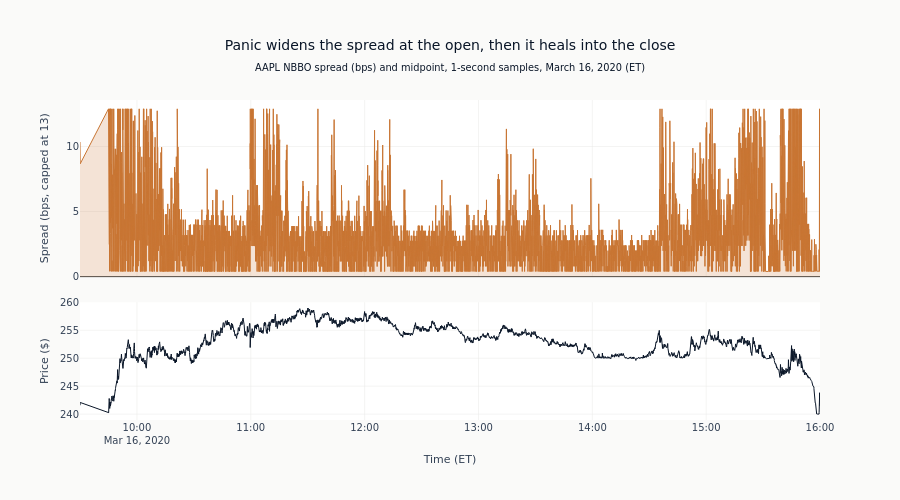

Source (notebook cell):
### Code cell
# Spread evolution figure
fig = make_subplots(
    rows=2,
    cols=1,
    row_heights=[0.6, 0.4],
    shared_xaxes=True,
    vertical_spacing=0.08,
)

spread_cap = nbbo["spread_bps"].quantile(0.99)

fig.add_trace(
    go.Scatter(
        x=nbbo["timestamp"].to_list(),
        y=nbbo["spread_bps"].clip(upper_bound=spread_cap).to_list(),
        name="Spread",
        line=dict(color=COLORS["copper"], width=1),
        fill="tozeroy",
        fillcolor=rgba("copper", 0.2),
    ),
    row=1,
    col=1,
)

fig.add_trace(
    go.Scatter(
        x=nbbo["timestamp"].to_list(),
        y=nbbo["midpoint"].to_list(),
        name="Midpoint",
        line=dict(color=COLORS["blue"], width=1),
    ),
    row=2,
    col=1,
)

fig.update_layout(
    title=dict(
        text=f"Panic widens the spread at the open, then it heals into the close"
        f"<br><sub>{SYMBOL} NBBO spread (bps) and midpoint, 1-second samples, March 16, 2020 (ET)</sub>"
    ),
    height=500,
    showlegend=False,
)
fig.update_yaxes(title_text=f"Spread (bps, capped at {spread_cap:.0f})", row=1, col=1)
fig.update_yaxes(title_text="Price ($)", row=2, col=1)
fig.update_xaxes(title_text="Time (ET)", row=2, col=1)

fig.show()

### Figure 1 — Plotly figure (JSON) as saved in the notebook; plotly's stock layout.template omitted (floating-point values rounded to 4 significant figures; data arrays with more than 128 entries replaced by an {"elided": "..."} marker saying what was removed)
{"data": [{"fill": "tozeroy", "fillcolor": "rgba(200, 117, 51, 0.2)", "line": {"color": "#C87533", "width": 1}, "name": "Spread", "type": "scatter", "x": {"elided": "22465 str values"}, "xaxis": "x", "y": {"elided": "22465 float values"}, "yaxis": "y"}, {"line": {"color": "#0a1628", "width": 1}, "name": "Midpoint", "type": "scatter", "x": {"elided": "22465 str values"}, "xaxis": "x2", "y": {"elided": "22465 float values"}, "yaxis": "y2"}], "layout": {"height": 500, "showlegend": false, "title": {"text": "Panic widens the spread at the open, then it heals into the close<br><sub>AAPL NBBO spread (bps) and midpoint, 1-second samples, March 16, 2020 (ET)</sub>"}, "xaxis": {"anchor": "y", "domain": [0.0, 1.0], "matches": "x2", "showticklabels": false}, "xaxis2": {"anchor": "y2", "domain": [0.0, 1.0], "title": {"text": "Time (ET)"}}, "yaxis": {"anchor": "x", "domain": [0.448, 1.0], "title": {"text": "Spread (bps, capped at 13)"}}, "yaxis2": {"anchor": "x2", "domain": [0.0, 0.368], "title": {"text": "Price ($)"}}}}
